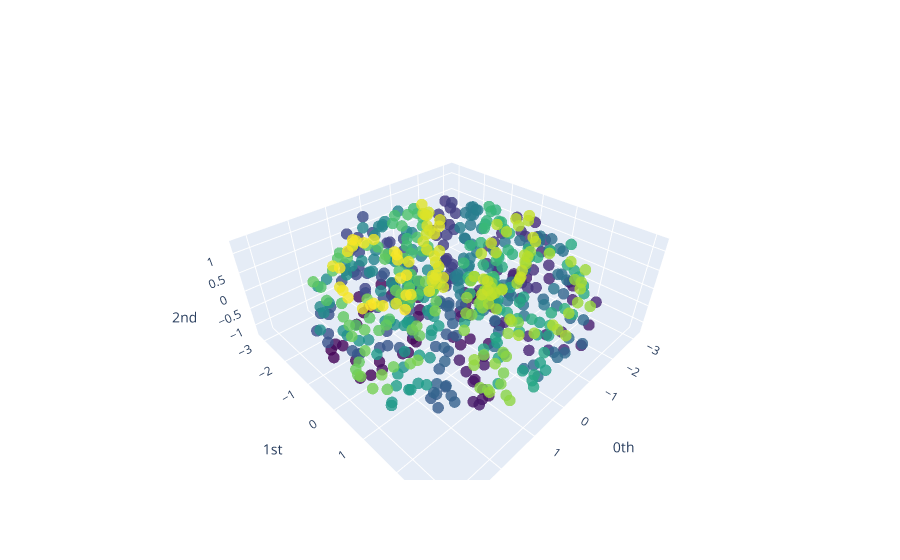

Write notebook code for a chart like this one.
### Code cell
plot_point_cloud(point_clouds_basic[-1])

### Figure 1 — Plotly figure (JSON) as saved in the notebook; plotly's stock layout.template omitted (floating-point values rounded to 4 significant figures; data arrays with more than 128 entries replaced by an {"elided": "..."} marker saying what was removed)
{"data": [{"marker": {"color": {"elided": "625 int values"}, "colorscale": [[0, "#440154"], [0.1111, "#482878"], [0.2222, "#3e4989"], [0.3333, "#31688e"], [0.4444, "#26828e"], [0.5556, "#1f9e89"], [0.6667, "#35b779"], [0.7778, "#6ece58"], [0.8889, "#b5de2b"], [1, "#fde725"]], "opacity": 0.8, "size": 4}, "mode": "markers", "type": "scatter3d", "x": {"elided": "625 float values"}, "y": {"elided": "625 float values"}, "z": {"elided": "625 float values"}}], "layout": {"scene": {"xaxis": {"exponentformat": "e", "showexponent": "all", "title": {"text": "0th"}, "type": "linear"}, "yaxis": {"exponentformat": "e", "showexponent": "all", "title": {"text": "1st"}, "type": "linear"}, "zaxis": {"exponentformat": "e", "showexponent": "all", "title": {"text": "2nd"}, "type": "linear"}}}}
